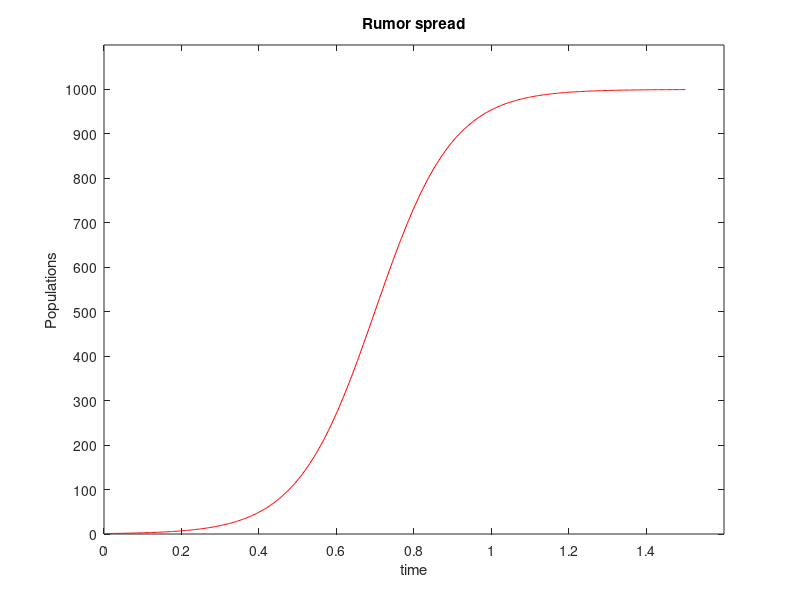

Write MATLAB code to recreate this figure.
clear all; 
close all;

% model parameter
np = 1000; %total population
k = 0.01;  %constant parameter

% initial value
y = 1; 

% time span
tfinal = 1.5; n = 500;
h = tfinal / n;

% Euler's method
for i=1:n
  dydt = k*(np-y)*y;
  y = y + h*dydt;
  yy(i) = y; tt(i) = i*h;
end

figure(1);
plot(tt,yy,'-r');
title('Rumor spread');
xlabel('time'); ylabel('Populations');
ylim([0 1100]); 
yticks([0:100:1000]);
xticks([0:0.2:1.4]);
